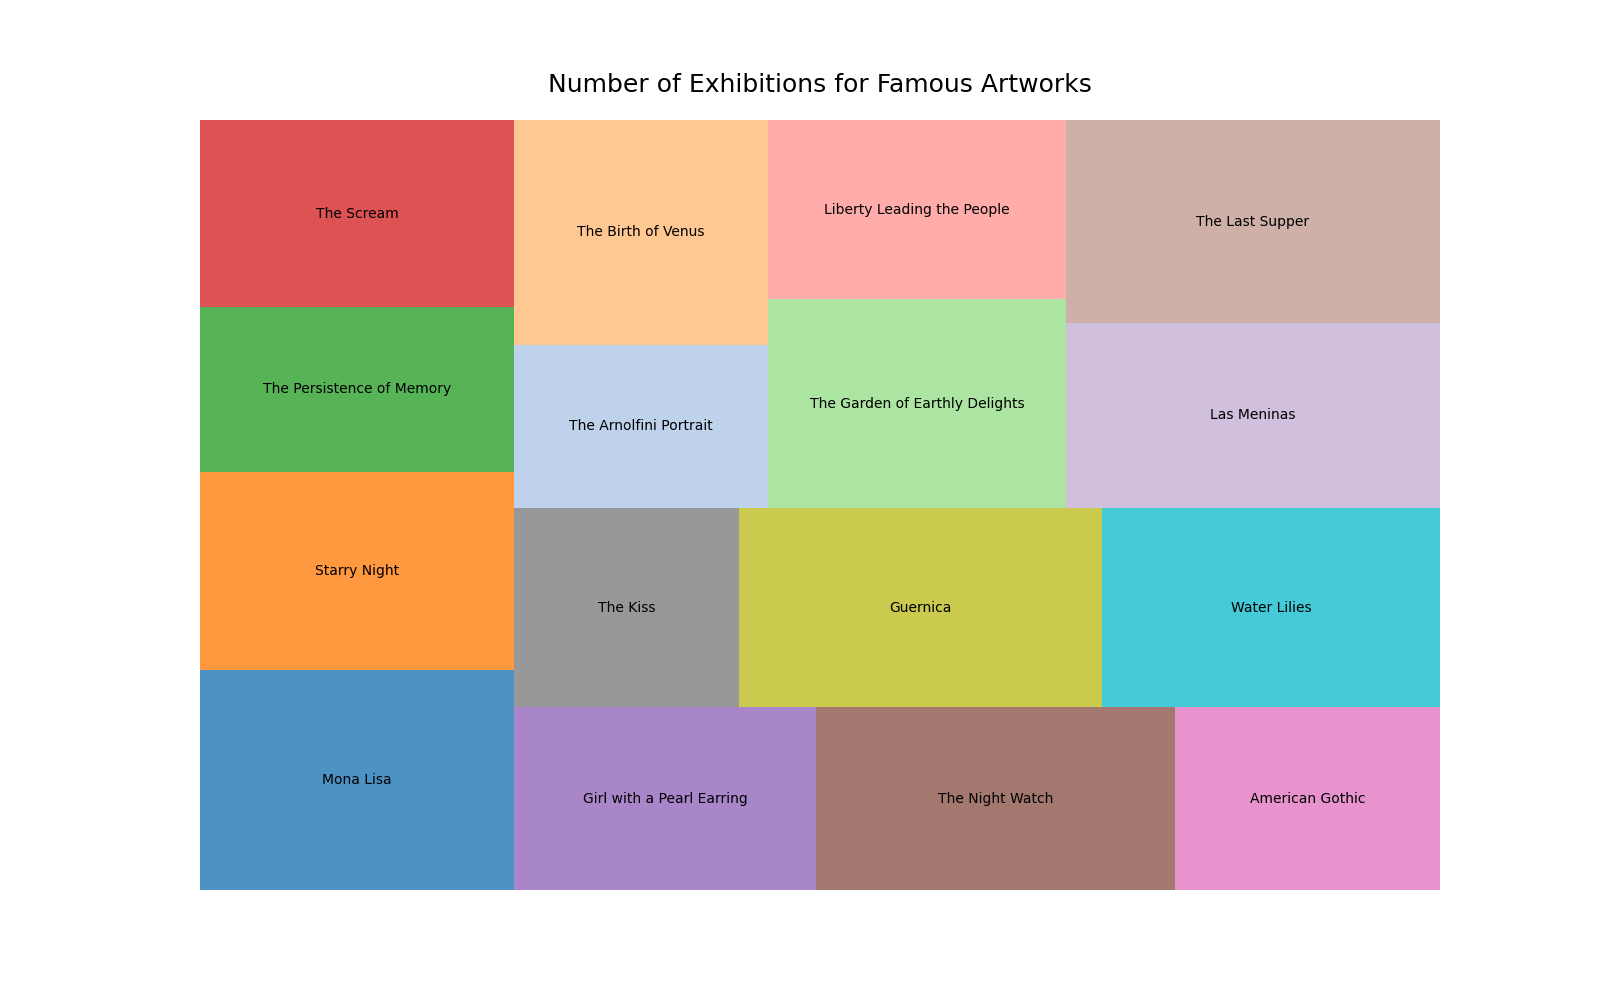

Reproduce this figure in Python.

import seaborn as sns
import matplotlib.pyplot as plt
import pandas as pd
import squarify

# Data
data = {
    'Artwork': ["Mona Lisa", "Starry Night", "The Persistence of Memory", "The Scream",
                "Girl with a Pearl Earring", "The Night Watch", "American Gothic", 
                "The Kiss", "Guernica", "Water Lilies", "The Arnolfini Portrait",
                "The Birth of Venus", "The Garden of Earthly Delights",
                "Liberty Leading the People", "Las Meninas", "The Last Supper"],
    'Exhibitions': [2000, 1800, 1500, 1700, 1600, 1900, 1400, 1300, 2100, 1950, 1200, 1650, 1800, 1550, 2000, 2200]
}

# Create a DataFrame
df = pd.DataFrame(data)

# Plot
plt.figure(figsize=(16, 10))
colors = ["#1f77b4", "#ff7f0e", "#2ca02c", "#d62728", "#9467bd", "#8c564b", "#e377c2", "#7f7f7f", "#bcbd22", "#17becf", "#aec7e8", "#ffbb78", "#98df8a", "#ff9896", "#c5b0d5", "#c49c94"]
squarify.plot(sizes=df['Exhibitions'], label=df['Artwork'], alpha=0.8, color=colors)
plt.title('Number of Exhibitions for Famous Artworks', fontsize=18, pad=20)
plt.axis('off')
plt.show()
